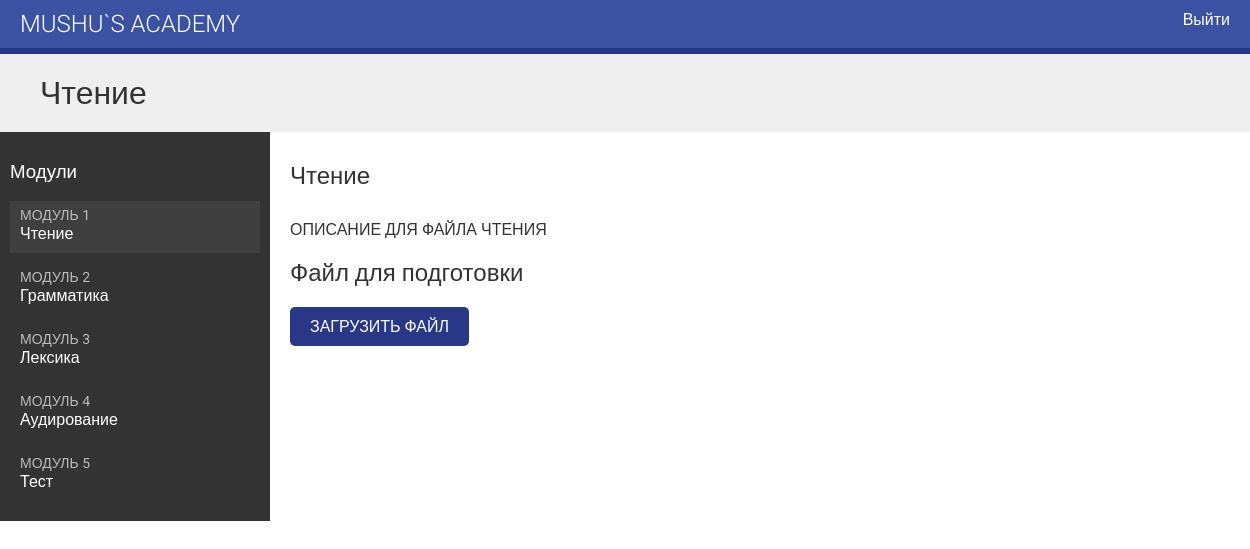
The page /students/course/5/ (signed in) on the database as committed earlier.
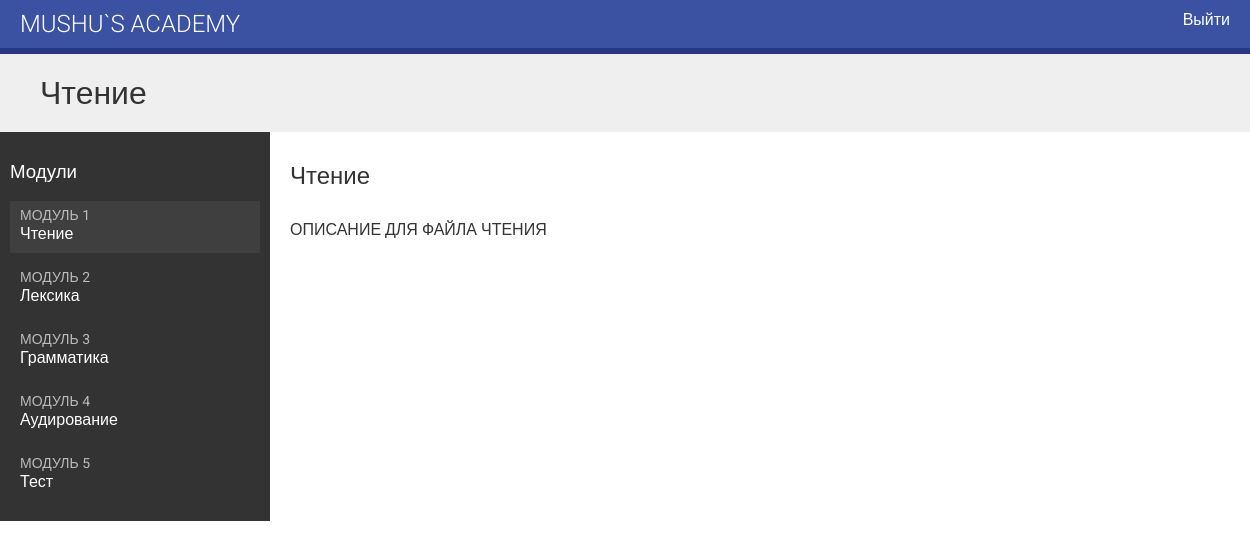
The same page on the database as committed later.
### courses/models.py (models this page shows, shortened)
class Module(models.Model):
    course = models.ForeignKey(Course,
                               related_name='modules',
                               on_delete=models.CASCADE)
    title = models.CharField(max_length=200)
    description = models.TextField(blank=True)
    order = OrderField(blank=True, for_fields=['course'])
    class Meta:
        ordering = ['order']
    def __str__(self):
        return f'{self.order}. {self.title}'

class Content(models.Model):
    module = models.ForeignKey(Module,
                               related_name='contents',
                               on_delete=models.CASCADE)
    content_type = models.ForeignKey(ContentType,
                                     on_delete=models.CASCADE,
                                     limit_choices_to={'model__in': (
                                         'text',
                                         'video',
                                         'image',
                                         'file')})
    object_id = models.PositiveIntegerField()
    item = GenericForeignKey('content_type', 'object_id')
    order = OrderField(blank=True, for_fields=['module'])
    class Meta:
        ordering = ['order']

class ItemBase(models.Model):
    owner = models.ForeignKey(User,
                              related_name='%(class)s_related',
                              on_delete=models.CASCADE)
    title = models.CharField(max_length=250)
    created = models.DateTimeField(auto_now_add=True)
    updated = models.DateTimeField(auto_now=True)
    class Meta:
        abstract = True
    def render(self):
        return render_to_string(
            f'courses/content/{self._meta.model_name}.html',
            {'item': self})

class Text(ItemBase):
    content = models.TextField()

class File(ItemBase):
    file = models.FileField(upload_to='files')

### students/views.py (the view)
class StudentCourseDetailView(DetailView):
    model = Course
    template_name = 'students/course/detail.html'
    def get_queryset(self):
        qs = super().get_queryset()
        return qs.filter(students__in=[self.request.user])
    def get_context_data(self, **kwargs):
        context = super().get_context_data(**kwargs)
        course = self.get_object()
        if 'module_id' in self.kwargs:
            context['module'] = course.modules.get(
                                    id=self.kwargs['module_id'])
        else:
            context['module'] = course.modules.all()[0]
        return context

### students/templates/students/course/detail.html (shortened to what this page needs)
{% extends "base.html" %}
{% load cache %}
{% block content %}
  <h1>
    {{ module.title }}
  </h1>
  <div class="contents">
    <h3>Модули</h3>
    <ul id="modules">
      {% for m in object.modules.all %}
        <li data-id="{{ m.id }}" {% if m == module %}class="selected"{% endif %}>
          <a href="{% url "student_course_detail_module" object.id m.id %}">
            <span>
              Модуль <span class="order">{{ m.order|add:1 }}</span>
            </span>
            <br>
            {{ m.title }}
          </a>
        </li>
      {% empty %}
        <li>Пока нет модулей</li>
      {% endfor %}
    </ul>
  </div>
  <div class="module">
    {% cache 600 module_contents module %}
      {% for content in module.contents.all %}
        {% with item=content.item %}
          <h2>{{ item.title }}</h2>
          {{ item.render }}
        {% endwith %}
      {% endfor %}
    {% endcache %}
  </div>
{% endblock %}

### courses/templates/courses/content/text.html
{{ item.content|linebreaks }}

### courses/templates/courses/content/file.html
<p>
  <a href="{{ item.file.url }}" class="button">Загрузить файл</a>
</p>

Rows that differ between the two databases and show on the page:
removed Content: item "Файл для подготовки"
changed Module "Лексика": order|add "3" → "2"; moves up the list
changed Module "Грамматика": order|add "2" → "3"
